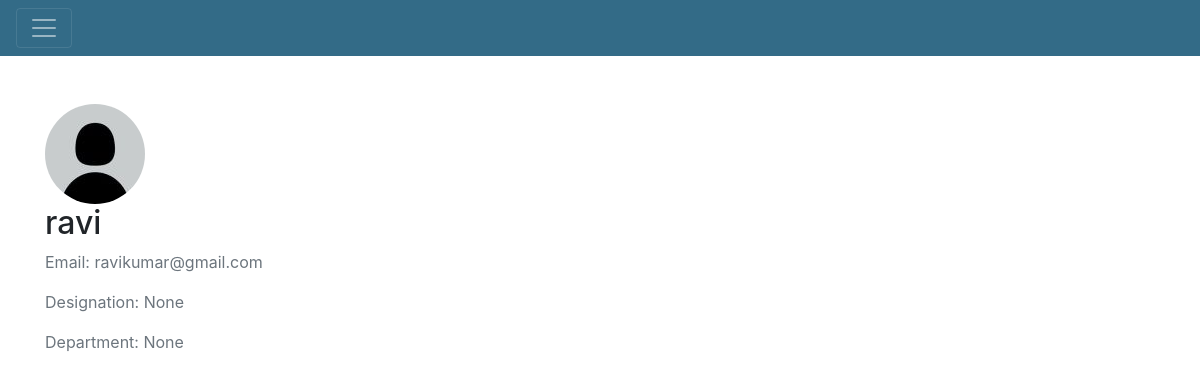
Page /profile (signed in) on the committed database.
### website_code/models.py (models this page shows, shortened)
class User(db.Model, UserMixin):
    __tablename__ = 'users'
    user_id = db.Column(db.Integer,primary_key=True,autoincrement=True)
    name = db.Column(db.String)
    designation = db.Column(db.String)
    department = db.Column(db.String)
    email = db.Column(db.String,nullable=False, unique=True)
    password = db.Column(db.String,nullable=False)

### website_code/views.py (the view)
@views.route("/profile")
@login_required
def profile():
    return render_template("profile.html",user=current_user,img=url_for('static',filename='default.jpg'))

### website_code/__init__.py (called while the page is built)
def make_app():     # we are making our flask app.
    app=Flask(__name__)
    app.config["SECRET_KEY"] = "This is a secret ket" # this secret key is used to encrypt session and cookies data related to website.
    app.config['SQLALCHEMY_DATABASE_URI'] = "sqlite:///first_website_database.sqlite3"
    db.init_app(app)
    from .views import views  # first views is the file name (it has to start with dot) and second views is the variable name in views.py
    from .authentication import auth  # this make it more clear. compare it with views.
    app.register_blueprint(views, url_prefix="/")
    app.register_blueprint(auth, url_prefix="/")
    login_mngr=LoginManager()
    login_mngr.login_view = 'auth.login'
    login_mngr.init_app(app)
    @login_mngr.user_loader
    def load_user(user_id):
        return User.query.get(int(user_id))
    return app

### website_code/templates/profile.html (shortened to what this page needs)
{% extends 'base.html' %}
{% block content %}
    <div class="content-section my-5">
        <div class="media">
            <img class="rounded-circle account-img" src= {{img}}>
        </div>
        <div class="media-body">
          <h2 class="account-heading">{{user.name}}</h2>
          <p class="text-secondary">Email: {{user.email}}</p>
          <p class="text-secondary">Designation: {{user.designation}}</p>
          <p class="text-secondary">Department: {{user.department}}</p>
        </div>
    </div>
{% endblock content %}

### rows in the picture
User: name "ravi", email "ravikumar@gmail.com", designation "None", department "None"
